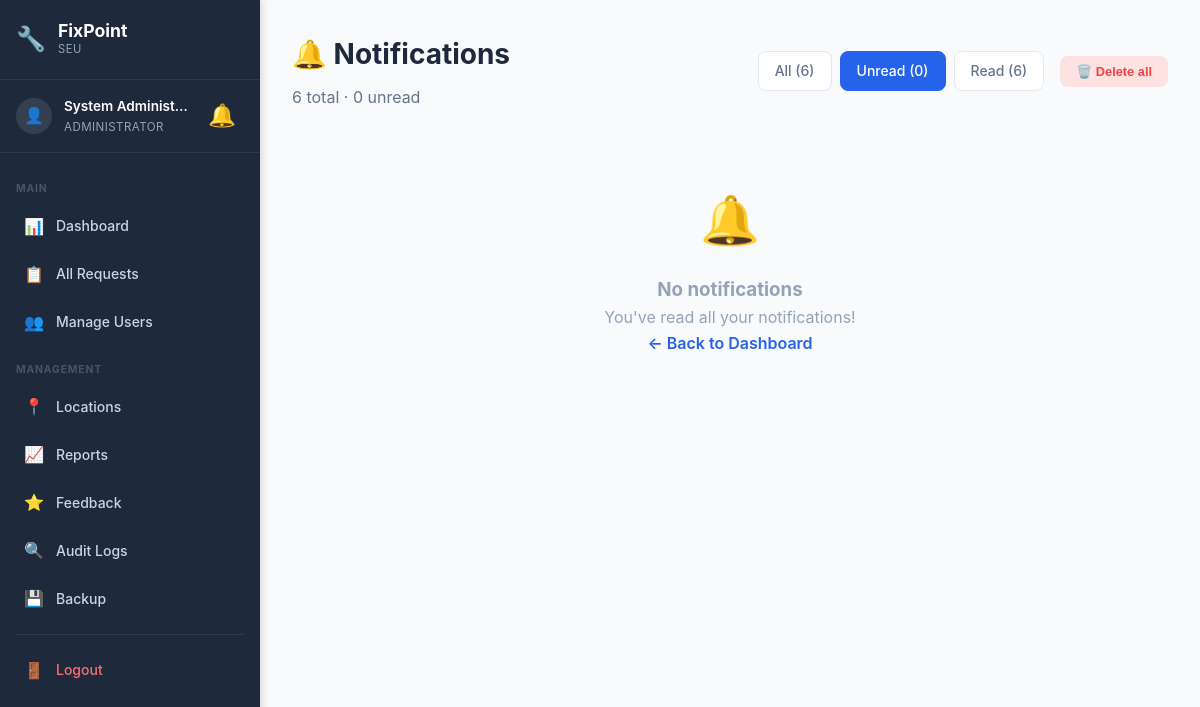
Page /notifications.php?filter=unread (signed in) on the earlier database version.
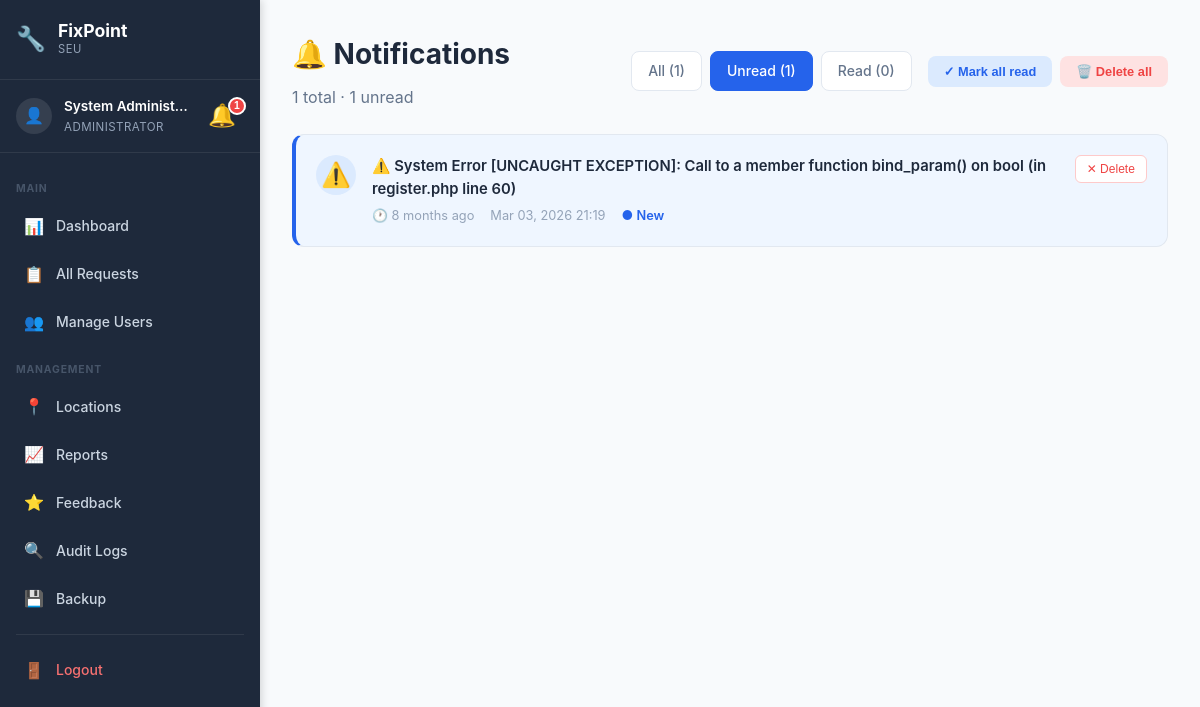
Same page on the later database version.
### tables this page shows
CREATE TABLE `notification` (
  `NotificationID` int(11) NOT NULL AUTO_INCREMENT,
  `UserID` int(11) NOT NULL,
  `Title` varchar(255) NOT NULL DEFAULT '',
  `RequestID` int(11) DEFAULT NULL,
  `Message` text NOT NULL,
  `IsRead` tinyint(1) DEFAULT 0,
  `CreatedAt` timestamp NOT NULL DEFAULT current_timestamp(),
  PRIMARY KEY (`NotificationID`),
  KEY `RequestID` (`RequestID`),
  KEY `idx_user` (`UserID`),
  KEY `idx_read` (`IsRead`),
  CONSTRAINT `notification_ibfk_1` FOREIGN KEY (`UserID`) REFERENCES `user` (`UserID`),
  CONSTRAINT `notification_ibfk_2` FOREIGN KEY (`RequestID`) REFERENCES `maintenancerequest` (`RequestID`) ON DELETE SET NULL
);

### config/helpers.php (called while the page is built, shortened)
<?php
function formatDate($date, $format = 'M d, Y H:i') {
    return date($format, strtotime($date));
}
function e($string) {
    return htmlspecialchars($string, ENT_QUOTES, 'UTF-8');
}
?>

### includes/notification-bell.php (the view, shortened to what the changed rows need)
<?php
$_notif_count = 0;
if (isset($_SESSION['user_id'])) {
    $notif_count_sql = "SELECT COUNT(*) as unread FROM notification WHERE UserID = ? AND IsRead = 0";
    $notif_count_stmt = $conn->prepare($notif_count_sql);
    $notif_count_stmt->bind_param("i", $_SESSION['user_id']);
    $notif_count_stmt->execute();
    $_notif_count = $notif_count_stmt->get_result()->fetch_assoc()['unread'];
}
?>
<div class="notif-wrapper" id="notifWrapper">
    <button class="notif-bell" id="notifBell" onclick="toggleNotifDropdown(event)" title="Notifications">
        🔔
        <?php if ($_notif_count > 0): ?>
            <span class="notif-badge" id="notifBadge"><?php echo $_notif_count > 99 ? '99+' : $_notif_count; ?></span>
        <?php endif; ?>
    </button>
</div>

### notifications.php (shortened to what the changed rows need)
<?php
require_once 'config/database.php';
require_once 'config/helpers.php';
$user_id = $_SESSION['user_id'];
$role_id = $_SESSION['role_id'];
$filter = isset($_GET['filter']) ? $_GET['filter'] : 'all';
$where = "WHERE n.UserID = ?";
if ($filter === 'unread') {
    $where .= " AND n.IsRead = 0";
} elseif ($filter === 'read') {
    $where .= " AND n.IsRead = 1";
}
$sql = "SELECT
            n.NotificationID,
            n.Message,
            n.IsRead,
            n.CreatedAt,
            n.RequestID
        FROM notification n
        $where
        ORDER BY n.CreatedAt DESC";
$stmt = $conn->prepare($sql);
$stmt->bind_param("i", $user_id);
$stmt->execute();
$notifications = $stmt->get_result()->fetch_all(MYSQLI_ASSOC);
$count_sql = "SELECT
    COUNT(*) as total,
    SUM(CASE WHEN IsRead = 0 THEN 1 ELSE 0 END) as unread,
    SUM(CASE WHEN IsRead = 1 THEN 1 ELSE 0 END) as read_count
FROM notification WHERE UserID = ?";
$count_stmt = $conn->prepare($count_sql);
$count_stmt->bind_param("i", $user_id);
$count_stmt->execute();
$counts = $count_stmt->get_result()->fetch_assoc();
if ($role_id == 1) {
    $dashboard_path = 'admin/dashboard.php';
} elseif ($role_id == 2) {
    $details_path = 'technician/task-details.php?id=';
    $dashboard_path = 'technician/dashboard.php';
} else {
    $details_path = 'user/request-details.php?id=';
    $dashboard_path = 'user/dashboard.php';
}
if (!function_exists('notifTimeAgo')) {
    function notifTimeAgo($datetime) {
        $now = new DateTime();
        $ago = new DateTime($datetime);
        $diff = $now->diff($ago);
        if ($diff->m > 0) return $diff->m . ' month' . ($diff->m > 1 ? 's' : '') . ' ago';
        return 'Just now';
    }
}
function getNotifIcon($message) {
    if (strpos($message, 'Error') !== false || strpos($message, '⚠️') !== false) return '⚠️';
    return '🔔';
}
?>
<!DOCTYPE html>
<html lang="en">
<head>
    <link rel="stylesheet" href="assets/css/style.css">
    <link rel="stylesheet" href="assets/css/dashboard.css">
    <link rel="stylesheet" href="assets/css/sidebar.css">
</head>
<body class="has-sidebar">
    <aside class="sidebar" id="sidebar">
        <div class="sidebar-user">
            <?php include 'includes/notification-bell.php'; ?>
        </div>
    </aside>
    <div class="main-content">
            <div class="topbar-notif"><?php include 'includes/notification-bell.php'; ?></div>
    <div class="dashboard">
        <div class="dashboard-container">
            <div class="notif-page-header">
                <div>
                    <h1 class="welcome-text">🔔 Notifications</h1>
                    <p style="color: #64748b; margin-top: 0.25rem;">
                        <?php echo $counts['total']; ?> total · <?php echo $counts['unread']; ?> unread
                    </p>
                </div>
                <div style="display: flex; gap: 1rem; flex-wrap: wrap; align-items: center;">
                    <div class="notif-filters">
                        <a href="notifications.php?filter=all" class="notif-filter-btn <?php echo $filter === 'all' ? 'active' : ''; ?>">
                            All (<?php echo $counts['total']; ?>)
                        </a>
                        <a href="notifications.php?filter=unread" class="notif-filter-btn <?php echo $filter === 'unread' ? 'active' : ''; ?>">
                            Unread (<?php echo $counts['unread']; ?>)
                        </a>
                        <a href="notifications.php?filter=read" class="notif-filter-btn <?php echo $filter === 'read' ? 'active' : ''; ?>">
                            Read (<?php echo $counts['read_count']; ?>)
                        </a>
                    </div>
                    <?php if ($counts['total'] > 0): ?>
                        <div class="notif-actions">
                            <?php if ($counts['unread'] > 0): ?>
                                <button class="notif-action-btn btn-mark-all" onclick="pageMarkAllRead()">
                                    ✓ Mark all read
                                </button>
                            <?php endif; ?>
                            <button class="notif-action-btn btn-delete-all" onclick="pageDeleteAll()">
                                🗑️ Delete all
                            </button>
                        </div>
                    <?php endif; ?>
                </div>
            </div>
            <div id="notifPageList">
                <?php if (count($notifications) > 0): ?>
                    <?php foreach ($notifications as $notif): ?>
                        <div class="notif-card <?php echo $notif['IsRead'] ? '' : 'unread'; ?>" id="page-notif-<?php echo $notif['NotificationID']; ?>">
                            <div class="notif-card-icon">
                                <?php echo getNotifIcon($notif['Message']); ?>
                            </div>
                            <div class="notif-card-content">
                                <div class="notif-card-message"><?php echo e($notif['Message']); ?></div>
                                <div class="notif-card-meta">
                                    <span>🕐 <?php echo notifTimeAgo($notif['CreatedAt']); ?></span>
                                    <span><?php echo formatDate($notif['CreatedAt']); ?></span>
                                    <?php if (!$notif['IsRead']): ?>
                                        <span style="color: #2563eb; font-weight: 600;">● New</span>
                                    <?php endif; ?>
                                </div>
                            </div>
                            <div class="notif-card-actions">
                                <button class="notif-card-btn delete-btn" onclick="pageDeleteOne(<?php echo $notif['NotificationID']; ?>)">
                                    ✕ Delete
                                </button>
                            </div>
                        </div>
                    <?php endforeach; ?>
                <?php else: ?>
                    <div class="notif-empty-state">
                        <div class="notif-empty-state-icon">🔔</div>
                        <h3>No notifications</h3>
                        <p>
                            <?php if ($filter === 'unread'): ?>
                                You've read all your notifications!
                            <?php elseif ($filter === 'read'): ?>
                                No read notifications yet.
                            <?php else: ?>
                                You don't have any notifications yet.
                            <?php endif; ?>
                        </p>
                        <a href="<?php echo $dashboard_path; ?>" style="color: #2563eb; text-decoration: none; font-weight: 600;">
                            ← Back to Dashboard
                        </a>
                    </div>
                <?php endif; ?>
            </div>
        </div>
    </div>
    </div>
</body>
</html>

Differences in the rows shown:
added notification: Message "⚠️", Message "⚠️ System Error [UNCAUGHT EXCEPTION]: Call to a member function bind_param() on bool (in register.php line 60)", CreatedAt "8 months ago", CreatedAt "Mar 03, 2026 21:19", IsRead "● New"
Other differences:
$_notif_count: (not shown) → "1"
$counts['total']: "6" → "1"
$counts['unread']: "0" → "1"
$counts['read_count']: "6" → "0"
text no longer shown: "🔔 No notifications You've read all your notifications! ← Back to Dashboard"
text now shown: "✓ Mark all read"
